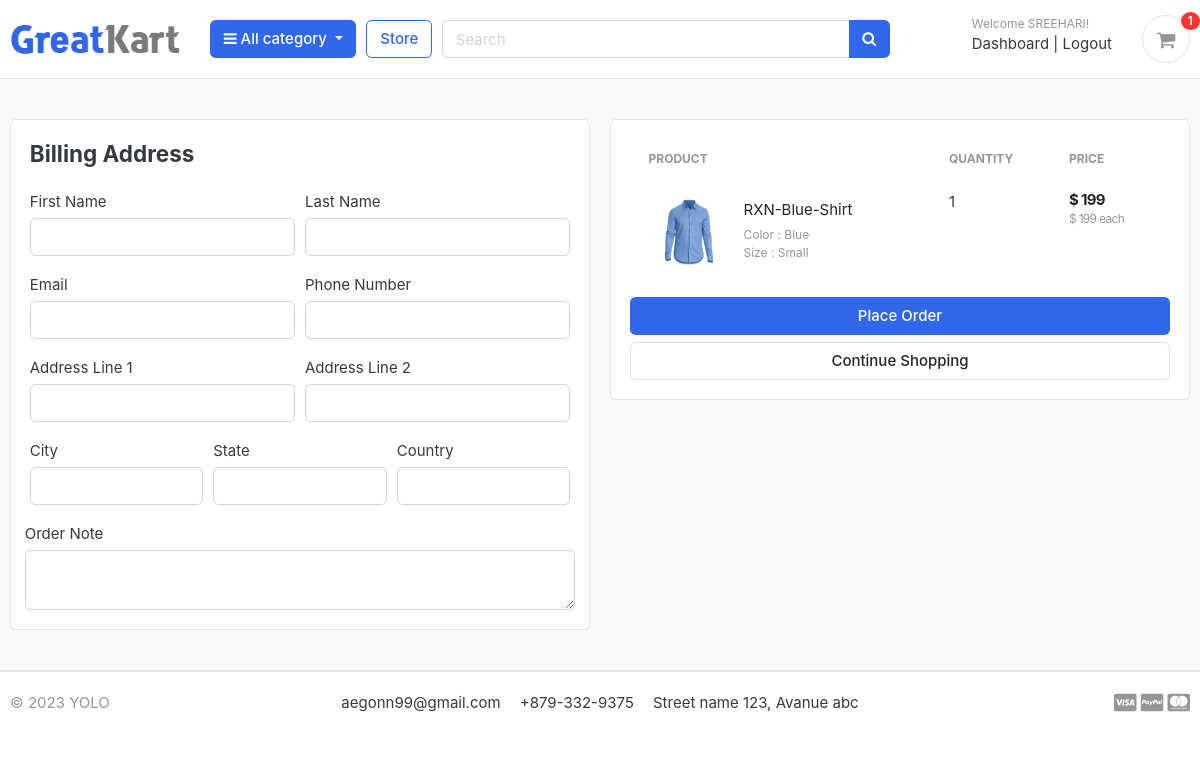
/cart/checkout/ (signed in), run on an earlier commit of the app's database.
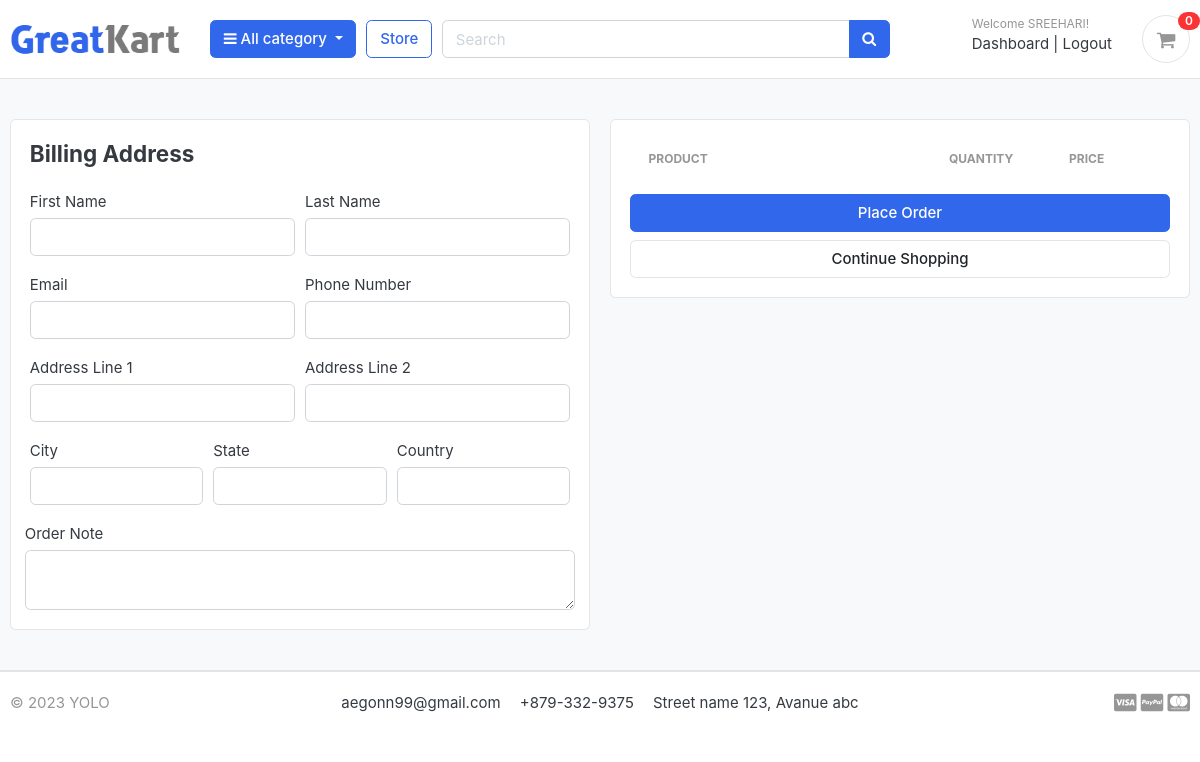
And on a later commit of the database.
### carts/models.py (models this page shows, shortened)
class CartItem(models.Model):
    user = models.ForeignKey(Account, on_delete=models.CASCADE, null=True)
    product = models.ForeignKey(Product, on_delete=models.CASCADE)
    variations = models.ManyToManyField(Variation, blank=True)
    cart = models.ForeignKey(Cart, on_delete=models.CASCADE, null=True)
    quantity = models.IntegerField()
    is_active = models.BooleanField(default=True)
    def sub_total(self):
        return self.product.price*self.quantity

### store/models.py (models this page shows, shortened)
class Product(models.Model):
    product_name = models.CharField(max_length=200, unique=True)
    slug = models.SlugField(max_length=200, unique=True)
    description = models.TextField(max_length=500, blank=True)
    price = models.IntegerField()
    images = models.ImageField(upload_to='photos/products')
    stock = models.IntegerField()
    is_available = models.BooleanField()
    category = models.ForeignKey(Category, on_delete=models.CASCADE)
    created_date = models.DateTimeField(auto_now_add=True)
    modified_date = models.DateTimeField(auto_now_add=True)
    def get_url(self):
        return reverse('product_detail',args=[self.category.slug,self.slug])

class Variation(models.Model):
    variation_category_choice=(
        ('color','color'),
        ('size','size'),
    )
    product=models.ForeignKey(Product,on_delete=models.CASCADE)
    variation_category= models.CharField(max_length=100,choices=variation_category_choice)
    variation_value = models.CharField(max_length=100)
    is_active = models.BooleanField(default=True)
    created_date=models.DateTimeField(auto_now=True)
    objects=VariationManager()

### carts/views.py (the view)
# urls.py: path('checkout/',views.checkout,name='checkout'),
@login_required(login_url='login')
def checkout(request,total=0, quantity =0 , cart_items=None):
    try:
        tax=0
        grand_total=0
        if request.user.is_authenticated:
            cart_items=CartItem.objects.filter(user=request.user,is_active=True)
        else:
            cart= Cart.objects.get(cart_id=_cart_id(request))
            cart_items=CartItem.objects.filter(cart=cart,is_active=True)
        for cart_item in cart_items:
            total+=(cart_item.product.price * cart_item.quantity)
            quantity+= cart_item.quantity
        tax=(0.02)*(total)
        grand_total=total+tax
    except ObjectDoesNotExist:
        pass
    context={
        'total':total,
        'quantity':quantity,
        'cart_items':cart_items,
        'tax':tax,
        'grand_total':grand_total,
    }
    return render(request,'store/checkout.html',context)

### carts/context_processors.py (called while the page is built)
def counter(request):
    cart_count = 0
    if 'admin' in request.path:
        return {}
    else:
        try:
            cart = Cart.objects.filter(cart_id=_cart_id(request))
            if request.user.is_authenticated:
                cart_items = CartItem.objects.all().filter(user=request.user)
            else:
                cart_items = CartItem.objects.all().filter(cart=cart[:1])
            for cart_item in cart_items:
                cart_count += cart_item.quantity
        except Cart.DoesNotExist:
            cart_count = 0
    return dict(cart_count=cart_count)

### carts/views.py (called while the page is built)
def _cart_id(request):
    cart=request.session.session_key
    if not cart:
        cart = request.session.create()
    return cart

### category/context_processors.py (called while the page is built)
def menu_links(request):
    links = Category.objects.all()
    return dict(links=links)

### category/models.py (called while the page is built)
    def get_url(self):
            return reverse('products_by_category',args=[self.slug])

### templates/store/checkout.html (shortened to what the changed rows need)
{% extends 'base.html' %}
{% load static %}
{% block content %}
<section class="section-content padding-y bg">
  <div class="container">
    <div class="row">
      <aside class="col-lg-6">
        <div class="card">
          <div class="card-body">
            <table class="table table-borderless table-shopping-cart">
              <thead class="text-muted">
                <tr class="small text-uppercase">
                  <th scope="col">Product</th>
                  <th scope="col" width="120">Quantity</th>
                  <th scope="col" width="120">Price</th>
                </tr>
              </thead>
              <tbody>
                {% for cart_item in cart_items %}
                <tr>
                  <td>
                    <figure class="itemside align-items-center">
                      <div class="aside"><img src="{{ cart_item.product.images.url }}" class="img-sm"></div>
                      <figcaption class="info">
                        <a href="{{ cart_item.product.get_url }}"
                          class="title text-dark">{{ cart_item.product.product_name }}</a>
                        <p class="text-muted small">
                          {% if cart_item.variations.all %}
                          {% for item in cart_item.variations.all %}
                          {{ item.variation_category | capfirst }} : {{ item.variation_value | capfirst }} <br>
                          {% endfor %}
                          {% endif %}
                        </p>
                      </figcaption>
                    </figure>
                  </td>
                  <td>
                    <label for="">{{cart_item.quantity}}</label>
                  </td>
                  <td>
                    <div class="price-wrap">
                      <var class="price">$ {{ cart_item.sub_total }}</var>
                      <small class="text-muted"> $ {{ cart_item.product.price }} each </small>
                    </div>
                  </td>
                </tr>
                {% endfor %}
              </tbody>
            </table>
          </div>
        </div>
      </aside>
    </div>
  </div>
</section>
{% endblock %}

### templates/includes/navbar.html (shortened to what this page needs)
{% load static %}
<header class="section-header">
  <section class="header-main border-bottom">
    <div class="container">
      <div class="row align-items-center">
        <div class="col-lg-2 col-md-3 col-6">
          <a href="{% url 'home' %}" class="brand-wrap">
            <img class="logo" src="{% static './images/logo.png' %}">
          </a>
        </div>
        <div class="col-lg col-sm col-md col-6 flex-grow-0">
          <div class="category-wrap dropdown d-inline-block float-right">
            <button type="button" class="btn btn-primary dropdown-toggle" data-toggle="dropdown">
              <i class="fa fa-bars"></i> All category
            </button>
          </div>
        </div>
        <a href="{% url 'store' %}" class="btn btn-outline-primary">Store</a>
        <div class="col-lg  col-md-6 col-sm-12 col">
          <form action="{% url 'search' %}" class="search" method='GET'>
            <div class="input-group w-100">
              <input type="text" class="form-control" style="width:60%;" placeholder="Search" name="keyword" required>
              <div class="input-group-append">
                <button class="btn btn-primary" type="submit">
                  <i class="fa fa-search"></i>
                </button>
              </div>
            </div>
          </form>
        </div>
        <div class="col-lg-3 col-sm-6 col-8 order-2 order-lg-3">
          <div class="d-flex justify-content-end mb-3 mb-lg-0">
            {% if user.id is None %}
            <div class="widget-header">
              <small class="title text-muted">Welcome guest!</small>
              <div>
                <a href="{% url 'login' %}">Sign in</a> <span class="dark-transp"> | </span>
                <a href="{% url 'register' %}"> Register</a>
              </div>
            </div>
            {% else %}
            <div class="widget-header">
              <small class="title text-muted">Welcome {{user.first_name}}!</small>
              <div>
                <a href="{% url 'dashboard' %}">Dashboard</a> <span class="dark-transp"> | </span>
                <a href="{% url 'logout' %}"> Logout</a>
              </div>
            </div>
            {% endif %}
            <a href="{% url 'cart' %}" class="widget-header pl-3 ml-3">
              <div class="icon icon-sm rounded-circle border"><i class="fa fa-shopping-cart"></i></div>
              <span class="badge badge-pill badge-danger notify">{{cart_count}}</span>
            </a>
          </div>
        </div>
      </div>
    </div>
  </section>
</header>

What changed in the data, as far as the page shows it:
removed CartItem: product.images (picture), product.product_name "RXN-Blue-Shirt", quantity "1", sub_total "199", product.price "199"
no longer on this page (row unchanged): Variation: variation_category "Color", variation_value "Blue"
no longer on this page (row unchanged): Variation: variation_category "Size", variation_value "Small"
Also different on the page:
{{ cart_count }}: "1" → "0"
